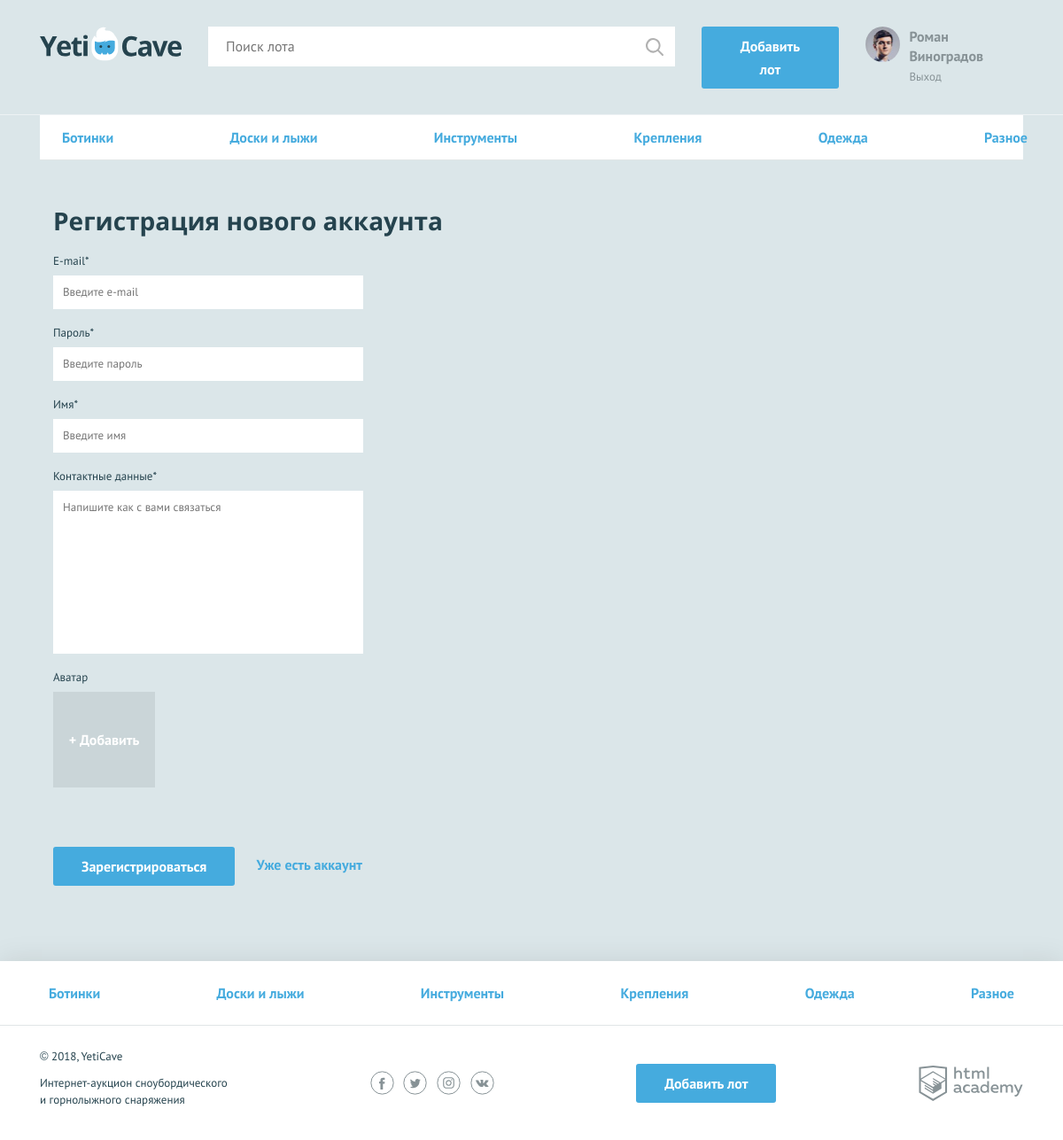
Page /register.php (signed in) on the committed database.
### tables this page shows
CREATE TABLE `category` (
	`id`		INT AUTO_INCREMENT PRIMARY KEY,
	`name`		CHAR(100) NOT NULL
);

### functions.php (called while the page is built, shortened)
<?php
function include_template($name, $data) {
    $name = 'templates/' . $name;
    extract($data);
    require_once $name;
    $result = ob_get_clean();
return $result;
}
function dbConnect() {
    $dbParams = [
    'host' => 'localhost',
    'database' => 'yeticave',
    'user' => 'user',
    'password' => ''
    ];
    $link = mysqli_connect($dbParams['host'], $dbParams['user'], $dbParams['password'], $dbParams['database']);
    mysqli_set_charset($link, "utf8");
    return $link;
}
function dbGetCategories() {
    $link = dbConnect();
    $query_get_categories = "SELECT `id`, `name` FROM `category`";
    $result_get_categories = mysqli_query($link, $query_get_categories);
    return mysqli_fetch_all($result_get_categories, MYSQLI_ASSOC);
}
?>

### templates/register.php (the view, shortened to what this page needs)
<nav class="nav">
  <ul class="nav__list container">
  <?php foreach ($categories as $key => $value) { ?>
    <li class="nav__item">
      <a href="all-lots.html"><?=$value['name'] ?></a>
  <?php
  } ?>
  </ul>
</nav>
<?php $classname = isset($errors) ? "form--invalid" : ""; ?>
<form class="form container <?=$classname ?>" action="../register.php" method="post" enctype="multipart/form-data">
  <h2>Регистрация нового аккаунта</h2>
  <?php $classname = isset($errors['email']) ? "form__item--invalid" : "";
        $value = isset($userData['email']) ? $userData['email'] : ""; ?>
  <div class="form__item <?=$classname ?>">
    <label for="email">E-mail*</label>
    <input id="email" type="text" name="email" placeholder="Введите e-mail" value="<?=$value ?>" required>
  </div>
  <?php $classname = isset($errors['password']) ? "form__item--invalid" : ""; ?>
  <div class="form__item <?=$classname ?>">
    <label for="password">Пароль*</label>
    <input id="password" type="password" name="password" placeholder="Введите пароль" required>
  </div>
  <?php $classname = isset($errors['name']) ? "form__item--invalid" : "";
        $value = isset($userData['name']) ? $userData['name'] : ""; ?>
  <div class="form__item <?=$classname ?>">
    <label for="name">Имя*</label>
    <input id="name" type="text" name="name" placeholder="Введите имя" value="<?=$value ?>" required>
  </div>
  <?php $classname = isset($errors['message']) ? "form__item--invalid" : "";
        $value = isset($userData['message']) ? $userData['message'] : ""; ?>
  <div class="form__item <?=$classname ?>">
    <label for="message">Контактные данные*</label>
    <textarea id="message" name="message" placeholder="Напишите как с вами связаться" required><?=$value ?></textarea>
  </div>
  <?php $classname = isset($errors['file']) ? "form__item--invalid" : ""; ?>
  <div class="form__item form__item--file form__item--last <?=$classname ?>">
    <label>Аватар</label>
    <div class="form__input-file">
      <label for="photo2">
        <span>+ Добавить</span>
      </label>
    </div>
  </div>
  <button type="submit" class="button">Зарегистрироваться</button>
  <a class="text-link" href="#">Уже есть аккаунт</a>
</form>

### templates/layout.php (shortened to what this page needs)
<!DOCTYPE html>
<html lang="ru">
<head>
    <link href="css/normalize.min.css" rel="stylesheet">
    <link href="css/style.css" rel="stylesheet">
</head>
<body>
<div class="page-wrapper">
<header class="main-header">
    <div class="main-header__container container">
        <a class="main-header__logo" href="index.php">
            <img src="img/logo.svg" width="160" height="39" alt="Логотип компании YetiCave">
        </a>
        <form class="main-header__search" method="get" action="https://echo.htmlacademy.ru">
            <input type="search" name="search" placeholder="Поиск лота">
            <input class="main-header__search-btn" type="submit" name="find" value="Найти">
        </form>
        <a class="main-header__add-lot button" href="add.php">Добавить лот</a>
        <nav class="user-menu">
        <?php if (isset($user_name)) { ?>
          <div class="user-menu__image">
            <?php $img_path = isset($user_avatar) ? $user_avatar : "img/user.jpg"; ?>
            <img src="<?=$img_path ?>" width="40" height="40" alt="Пользователь">
          </div>
          <div class="user-menu__logged">
            <p><?=$user_name ?></p>
            <a href="logout.php">Выход</a>
          </div>
        <?php
        } ?>
        </nav>
    </div>
</header>
<main class="container"><?=$content; ?></main>
</div>
<footer class="main-footer">
    <nav class="nav">
        <ul class="nav__list container">
            <?php foreach ($categories as $key => $value) { ?>
            <li class="nav__item">
                <a href="pages/all-lots.html"><?=$value['name'] ?></a>
            </li>
            <?php
            } ?>
        </ul>
    </nav>
    <div class="main-footer__bottom container">
        <div class="main-footer__copyright">
            <p>© 2018, YetiCave</p>
            <p>Интернет-аукцион сноубордического и горнолыжного снаряжения</p>
        </div>
        <div class="main-footer__social social">
            <a class="social__link social__link--facebook" href="#">
            </a>
            <a class="social__link social__link--twitter" href="#">
            </a>
            <a class="social__link social__link--instagram" href="#">
            </a>
            <a class="social__link social__link--vkontakte" href="#">
            </a>
        </div>
        <a class="main-footer__add-lot button" href="add.php">Добавить лот</a>
        <div class="main-footer__developed-by">
            <a class="logo-academy" href="https://htmlacademy.ru/intensive/php">
            </a>
        </div>
    </div>
</footer>
</body>
</html>

### css/style.css (style rules this page uses)
html, body { height: 100%; }
.page-wrapper { display: flex; flex-direction: column; min-height: 100%; margin-bottom: -202px; }
.page-wrapper::after { content: ""; display: block; }
.page-wrapper::after { height: 85px; }
main { margin-bottom: 202px; }
body { min-width: 1140px; background-color: #dbe6e9; font-family: "PT Sans", sans-serif; font-weight: 400; font-size: 16px; line-height: 26px; color: #25434e; }
a { text-decoration: none; }
h2 { margin: 0; font-family: "Open Sans", sans-serif; font-size: 28px; line-height: 35px; font-weight: 700; }
.text-link { font-weight: 700; color: #45abde; }
.container { width: 1110px; margin: 0 auto; padding: 0 15px; }
main.container { margin-bottom: 202px; }
.button { display: block; padding: 9px 32px; background-color: #45abde; color: #ffffff; text-align: center; font-weight: 700; border: none; border-radius: 3px; }
.main-header { padding: 30px 0 29px; border-bottom: 1px solid rgba(255, 255, 255, 0.5); }
.main-header__container { display: -webkit-flex; display: -ms-flexbox; display: flex; -webkit-justify-content: flex-start; -ms-flex-pack: start; justify-content: flex-start; }
.main-header__logo { display: block; margin-right: 30px; }
.main-header__search { position: relative; width: 540px; margin-right: 30px; }
.main-header__search input[type="search"] { width: 100%; padding: 8px 19px 9px 19px; border: 1px solid #ffffff; }
.main-header__search-btn { content: ""; position: absolute; top: 3px; right: 3px; width: 20px; height: 20px; padding: 20px; background: url("../img/search.svg") center no-repeat; opacity: 0.3; border: 0; font-size: 0; }
.main-header__add-lot { max-width: 160px; margin-right: 30px; }
.user-menu { display: -webkit-flex; display: -ms-flexbox; display: flex; }
.user-menu__image { width: 40px; height: 40px; margin-right: 10px; border-radius: 50%; overflow: hidden; }
.user-menu__image img { width: 100%; height: 100%; }
.user-menu__logged { color: #879296; line-height: 22px; }
.user-menu__logged p { font-weight: 700; margin: 0; }
.user-menu__logged a { color: #879296; font-size: 13px; font-weight: 400; }
.main-footer { background-color: #ffffff; box-shadow: 0 0 30px 0 rgba(0, 0, 0, 0.1); }
.main-footer__bottom { display: -webkit-flex; display: -ms-flexbox; display: flex; -webkit-justify-content: space-between; -ms-flex-pack: justify; justify-content: space-between; -webkit-align-items: center; -ms-flex-align: center; align-items: center; padding: 25px 0; }
.main-footer__copyright { max-width: 212px; }
.main-footer__copyright p { margin: 0; margin-bottom: 11px; font-size: 13px; line-height: 19px; }
.main-footer__social { width: 140px; }
.social { display: -webkit-flex; display: -ms-flexbox; display: flex; -webkit-justify-content: space-between; -ms-flex-pack: justify; justify-content: space-between; -webkit-flex-wrap: wrap; -ms-flex-wrap: wrap; flex-wrap: wrap; }
.social__link { width: 27px; height: 27px; }
.logo-academy { display: block; width: 118px; height: 40px; }
.nav { background-color: #ffffff; border-bottom: 1px solid #e1e6e7; }
.nav__list { display: -webkit-flex; display: -ms-flexbox; display: flex; -webkit-justify-content: space-between; -ms-flex-pack: justify; justify-content: space-between; -webkit-flex-wrap: wrap; -ms-flex-wrap: wrap; flex-wrap: wrap; list-style: none; }
.nav__item a { position: relative; display: block; padding: 12px 10px; font-weight: 700; color: #45abde; }
.nav__item a::before { content: ""; display: none; position: absolute; bottom: 0; width: calc(100% - 20px); height: 3px; background-color: #e2e5e6; }
.main-footer .nav__item a { padding: 23px 10px; }
.form { padding-top: 51px; }
.form h2 { padding-bottom: 15px; }
.form__item { width: 350px; margin: 0; margin-bottom: 14px; font-size: 13px; }
.form__item label { display: block; margin-bottom: 3px; }
.form__item input, .form__item textarea { display: block; width: 100%; padding: 5px 10px; border: 1px solid #ffffff; box-sizing: border-box; }
.form__item textarea { min-height: 184px; resize: none; }
.form__item--last { margin-bottom: 65px; }
.form .button { display: inline-block; vertical-align: middle; margin-right: 20px; }
.form__input-file { position: relative; width: 115px; height: 110px; }
.form__item--file label span { display: block; background-color: #cad5d8; color: #ffffff; font-size: 16px; text-align: center; font-weight: 700; padding: 40px 0; box-sizing: border-box; border: 1px solid #cad5d8; cursor: pointer; }

### rows in the picture
category: name "Ботинки"
category: name "Доски и лыжи"
category: name "Инструменты"
category: name "Крепления"
category: name "Одежда"
category: name "Разное"

### other values in the picture
$user_name "Роман Виноградов"
